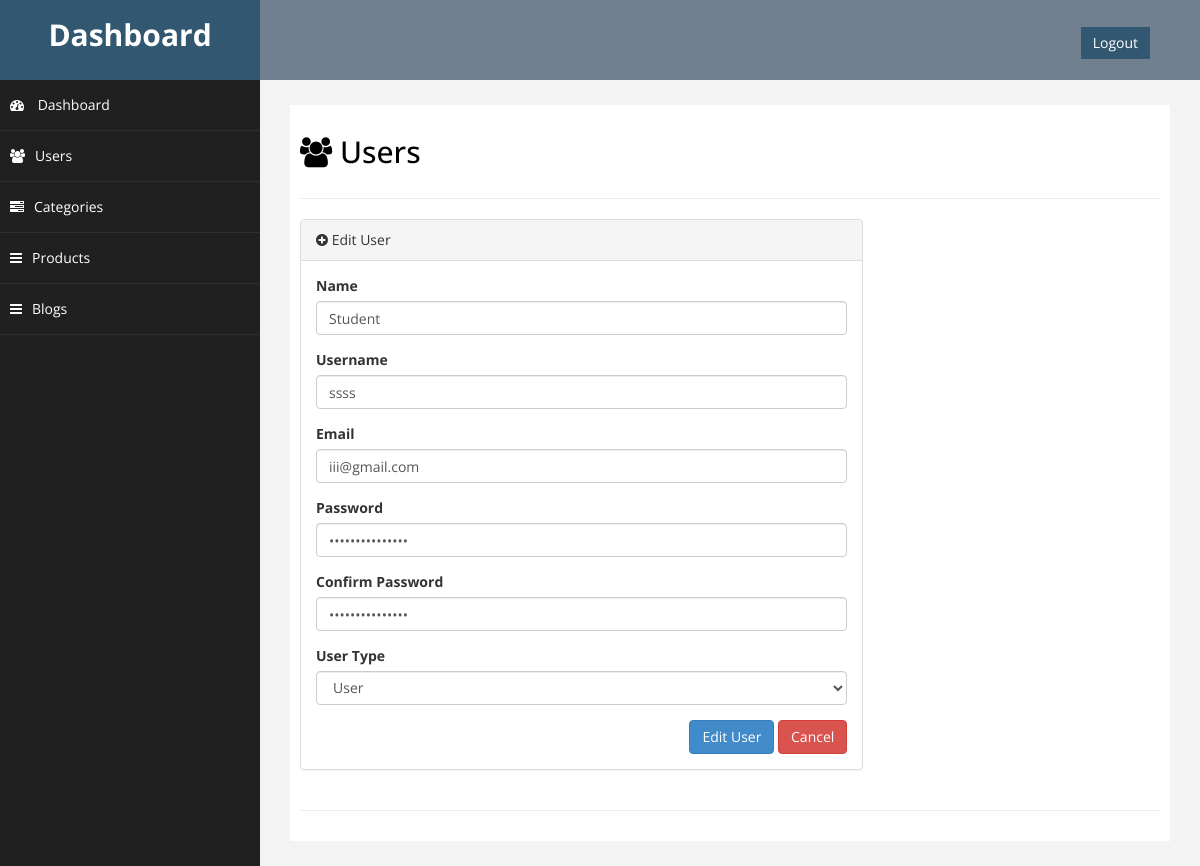
The app's page /admin/edituser.php?action=edit&id=35 with its own data.
### tables this page shows
CREATE TABLE `user` (
  `id` int(11) NOT NULL,
  `full_name` varchar(80) NOT NULL,
  `username` varchar(20) NOT NULL,
  `email` varchar(50) NOT NULL,
  `password` varchar(15) NOT NULL,
  `image` varchar(50) DEFAULT NULL,
  `status` enum('Active','Inactive','','') NOT NULL DEFAULT 'Inactive',
  `role_id` int(11) DEFAULT 1
);

### admin/edituser.php (the view, shortened to what this page needs)
<?php
 include('header.php');
 require('../include/dbconnect.php');
?>
<div id="page-wrapper">
    <div id="page-inner">
        <div class="row">
            <div class="col-md-12">
                <h2><i class="fa fa-users"></i> Users</h2>
            </div>
        </div>
        <hr />
        <div class="row">
            <div class="col-md-8">
                <div class="panel panel-default">
                    <div class="panel-heading">
                        <i class="fa fa-plus-circle"></i> Edit User
                    </div>
                    <?php
                        if(isset($_GET['action'], $_GET['id']) && $_GET['action'] == 'edit')
                        {
                            $id=$_GET['id'];
                            $stm = $con -> prepare("select * from user where id=:userId");
                            $stm -> execute(array("userId" => $id));
                            if ($stm -> rowCount())
                            {
                                foreach ($stm->fetchAll() as $row)
                                {
                                    $name = $row['full_name'];
                                    $username = $row['username'];
                                    $email = $row['email'];
                                    $password = $row['password'];
                        ?>
                    <div class="panel-body">
                        <div class="row">
                            <div class="col-md-12">
                                <form role="form" method="POST">
                                    <div class="form-group">
                                        <label>Name</label>
                                        <input type="text" name="name" placeholder="Please Enter your Full Name " class="form-control"
                                        value="<?php echo $name ?>" required/>
                                    </div>
                                    <div class="form-group">
                                        <label>Username</label>
                                        <input type="text" name="username" class="form-control" placeholder="PLease Enter Username"
                                        value="<?php echo $username ?>" required/>
                                    </div>
                                    <div class="form-group">
                                        <label>Email</label>
                                        <input type="email" name="email" class="form-control" placeholder="PLease Enter Eamil"
                                        value="<?php echo $email ?>" required/>
                                    </div>
                                    <div class="form-group">
                                        <label>Password</label>
                                        <input type="password" name="password" class="form-control" placeholder="Please Enter password"
                                        value="<?php echo $password ?>" required>
                                    </div>
                                    <div class="form-group">
                                        <label>Confirm Password</label>
                                        <input type="password" name="con_password" class="form-control" placeholder="Please Enter confirm password"
                                        value="<?php echo $password ?>" required>
                                    </div>
                                    <div class="form-group">
                                        <label>User Type</label>
                                        <select class="form-control" name="role_id">
                                            <?php
                                                $sql = "select * from role" ;
                                                $stm = $con -> prepare($sql);
                                                $stm -> execute();
                                                foreach ($stm -> fetchAll() as $row)
                                                {
                                            ?>
                                                <option value = <?php echo $row['id'] ?>>
                                                    <?php echo $row['name']?>
                                                </option>
                                            <?php
                                                }
                                            ?>
                                        </select>
                                    </div>
                                    <div style="float:right;">
                                        <button type="submit" name="submit" class="btn btn-primary">Edit User</button>
                                        <button type="submit" name="cancel" class="btn btn-danger">Cancel
                                        </button>
                                    </div>
                            </div>
                            <?php
                                } } }
                            ?>
                        </div>
                    </div>
                </div>
            </div>
        </div>
        <hr />
    </div>
</div>
</div>
<?php
include('footer.php');
?>

### admin/assets/css/custom.css (style rules this page uses)
body { font-family: 'Open Sans', sans-serif; }
#page-wrapper { padding: 15px 15px; min-height: 600px; background:#F3F3F3; }
#page-inner { width:100%; margin:10px 20px 10px 0px; background-color:#fff!important; padding:10px; min-height:600px; }
h2 { color: #000; }
@media (min-width:768px) { #page-wrapper { margin: 0 0 0 260px; padding: 15px 30px; } }

### records on screen
user: name "Student", username "ssss", email "iii@gmail.com"
